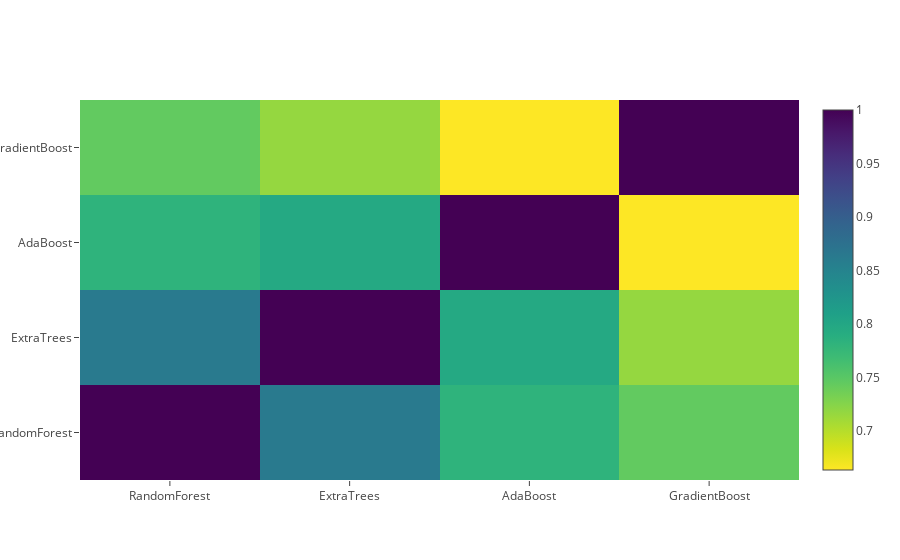

Notebook code cell kept with this figure:
### Code cell
data = [
    go.Heatmap(
        z= base_predictions_train.astype(float).corr().values ,
        x=base_predictions_train.columns.values,
        y= base_predictions_train.columns.values,
          colorscale='Viridis',
            showscale=True,
            reversescale = True
    )
]
py.iplot(data, filename='labelled-heatmap')

### Figure 1 — Plotly figure (JSON) as saved in the notebook; plotly's stock layout.template omitted (floating-point values rounded to 4 significant figures)
{"data": [{"colorscale": "Viridis", "reversescale": true, "showscale": true, "type": "heatmap", "uid": "67719830-107c-4399-8453-41df55868f36", "x": ["RandomForest", "ExtraTrees", "AdaBoost", "GradientBoost"], "y": ["RandomForest", "ExtraTrees", "AdaBoost", "GradientBoost"], "z": [[1, 0.863, 0.7822, 0.7445], [0.863, 1, 0.796, 0.7168], [0.7822, 0.796, 1, 0.6637], [0.7445, 0.7168, 0.6637, 1]]}], "layout": {}}
